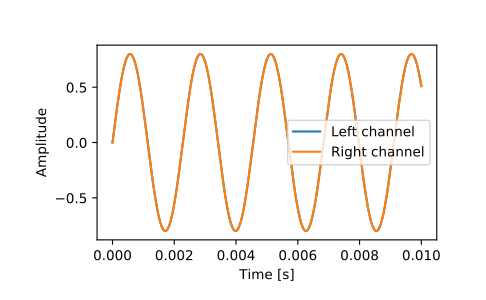

The Python source for this figure:
from os.path import dirname, join as pjoin
import scipy.io as sio

# Get the filename for an example .wav file from the tests/data directory.

data_dir = pjoin(dirname(sio.__file__), 'tests', 'data')
wav_fname = pjoin(data_dir, 'test-44100Hz-2ch-32bit-float-be.wav')

# Load the .wav file contents.

samplerate, data = sio.wavfile.read(wav_fname)
print(f"number of channels = {data.shape[1]}")
# number of channels = 2
length = data.shape[0] / samplerate
print(f"length = {length}s")
# length = 0.01s

# Plot the waveform.

import matplotlib.pyplot as plt
import numpy as np
time = np.linspace(0., length, data.shape[0])
plt.plot(time, data[:, 0], label="Left channel")
plt.plot(time, data[:, 1], label="Right channel")
plt.legend()
plt.xlabel("Time [s]")
plt.ylabel("Amplitude")
plt.show()
